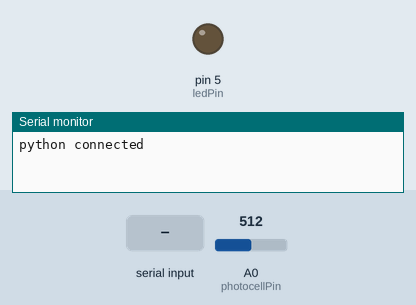
The sketch below on a simulated Arduino Uno, built with avr-gcc and run on an emulated ATmega328P. On the bench: output pins drawn as LEDs (lit = HIGH), the last lines printed to the serial monitor. The inputs (shaded band) are chosen by the test bench; at power-on: A0 (photocellPin) = 512.

Above: at 1.2 s.
1.3 s: "1" received over Serial
At 2.6 s:
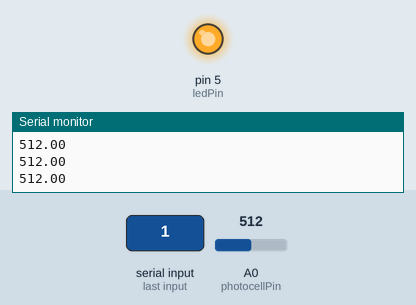
3.0 s: A0 (photocellPin) set to 610
At 3.75 s:
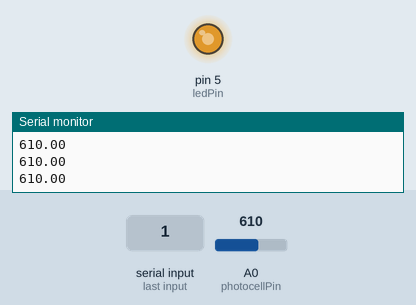
6.0 s: A0 (photocellPin) set to 590
At 6.55 s:
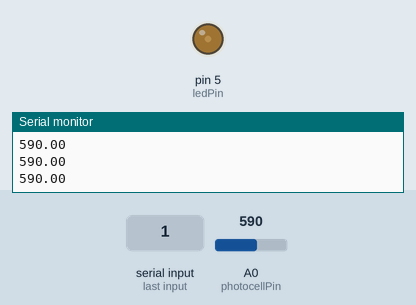
9.0 s: A0 (photocellPin) set to 716
At 9.9 s:
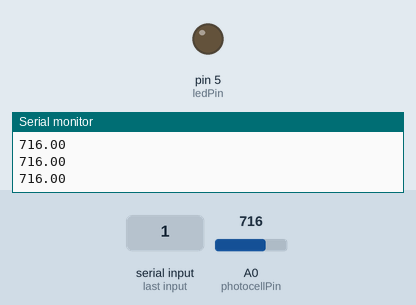
Timing chart, 0 to 11.7 s (numbered marks = the images above; inputs shaded):
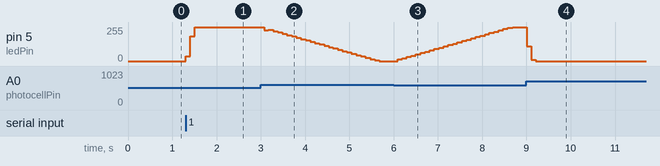

The sketch:

PhotocellPID.ino
```cpp
#include <PID_v1.h>

double Setpoint; //PID setpoint
double photocellReading; //input
double ledBrightness; //output

double kp = .1, ki = 10, kd = .012;

int pythonSerialData = 0;

#define photocellPin 0
#define ledPin 5

//setup the PID
PID myPID(&photocellReading, &ledBrightness, &Setpoint, kp, ki, kd, DIRECT);


void setup() {
  Serial.begin(9600);
  Serial.println("python connected");
  Setpoint = 600;
  myPID.SetMode(AUTOMATIC);
  myPID.SetTunings(kp, ki, kd);
}

void loop() {
  if (Serial.available()) {
    pythonSerialData = Serial.read();
  }
  if (pythonSerialData == '1') {
    photocellReading = analogRead(photocellPin);
    myPID.Compute();
    analogWrite(ledPin, ledBrightness);
    Serial.println(photocellReading);
  }
  if (pythonSerialData == '0') {
    analogWrite(ledPin, 0);
  }
}
```

Measured:
- after the input at 1.3 s, pin 5 (ledPin): 0/255 → 35/255 at once, → 184/255 0.11 s later, → 255/255 0.10 s later
- after the input at 3.0 s, pin 5 (ledPin): 255/255 → 232/255 after 0.07 s, → 234/255 0.10 s later, → 224/255 0.11 s later, → 214/255 0.10 s later, … (26 changes in this stretch)
- after the input at 6.0 s, pin 5 (ledPin): moves from 0/255 to 255/255 over 2.6 s, starting after 0.09 s
- after the input at 9.0 s, pin 5 (ledPin): 255/255 → 112/255 at once, → 11/255 0.10 s later, → 0/255 0.11 s later
